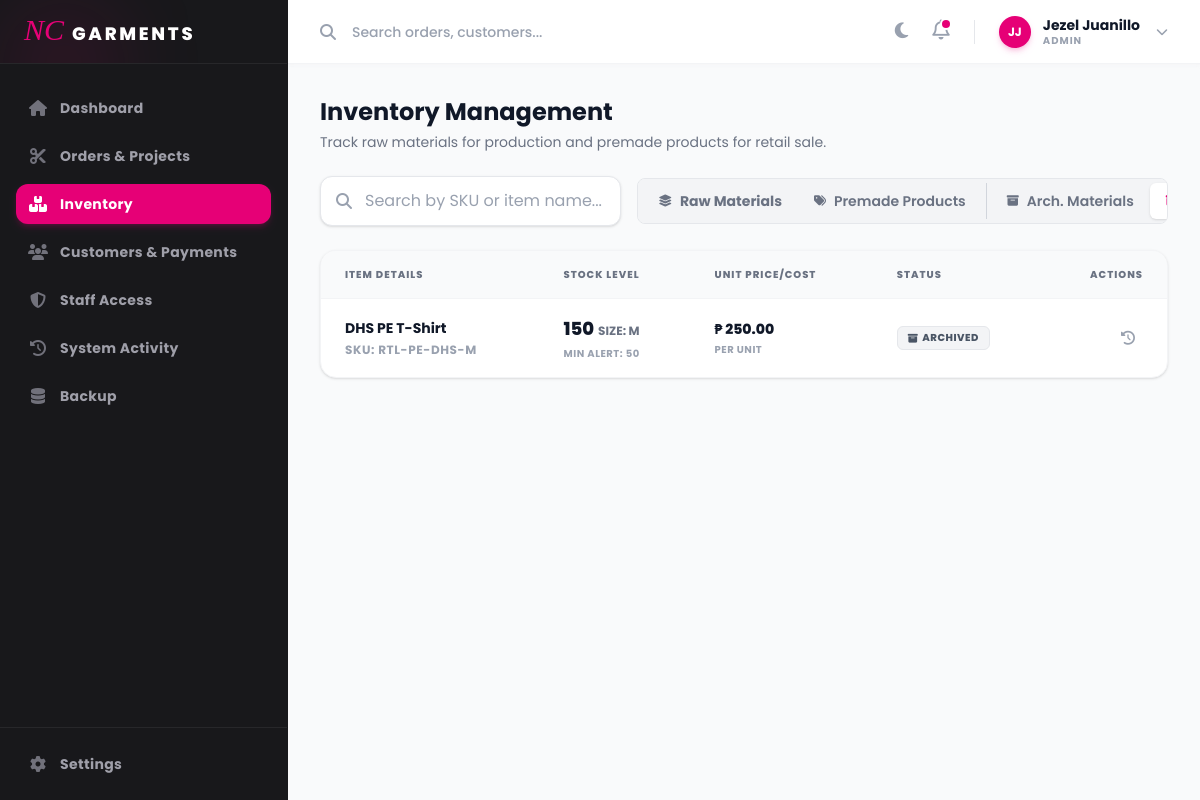
The app's page /inventory.php?view=archived_premade (signed in) with its own data.
### tables this page shows
CREATE TABLE `premade_product` (
  `product_id` int(11) NOT NULL AUTO_INCREMENT,
  `sku` varchar(20) NOT NULL,
  `product_name` varchar(100) NOT NULL,
  `size` varchar(10) NOT NULL,
  `current_stock` int(11) NOT NULL,
  `min_stock_alert` int(11) NOT NULL,
  `selling_price` decimal(10,2) NOT NULL,
  `updated_at` timestamp NULL DEFAULT current_timestamp(),
  `is_archived` tinyint(1) DEFAULT 0,
  PRIMARY KEY (`product_id`)
);

### inventory.php (the view, shortened to what the rows shown need)
<?php
require_once('config/database.php');
$view = $_GET['view'] ?? 'raw_material';
$is_archived_view = ($view === 'archived_raw' || $view === 'archived_premade') ? 1 : 0;
$base_type = ($view === 'raw_material' || $view === 'archived_raw') ? 'raw_material' : 'premade_product';
if ($base_type === 'raw_material') {
    $stmt = $conn->prepare("
        SELECT material_id as id, sku, material_name as name, current_stock as stock,
               unit_of_measure as metric, current_price as price, min_stock_alert as alert
        FROM raw_material WHERE is_archived = ? ORDER BY material_name ASC
    ");
} else {
    $stmt = $conn->prepare("
        SELECT product_id as id, sku, product_name as name, current_stock as stock,
               size as metric, selling_price as price, min_stock_alert as alert
        FROM premade_product WHERE is_archived = ? ORDER BY product_name ASC
    ");
}
$stmt->bind_param("i", $is_archived_view);
$stmt->execute();
$items_result = $stmt->get_result();
include 'includes/header.php';
?>
<main class="flex-1 p-4 md:p-8 overflow-y-auto transition-colors duration-500 font-sans relative">
    <div class="flex flex-col md:flex-row justify-between items-start md:items-center mb-6 gap-4">
        <div>
            <h2 class="text-2xl font-bold text-gray-900 dark:text-white transition-colors duration-500">Inventory Management</h2>
        </div>
    </div>
    <div class="bg-white dark:bg-zinc-900 rounded-2xl shadow-sm border border-gray-100 dark:border-zinc-800 overflow-hidden transition-colors duration-500">
        <div class="overflow-x-auto">
            <table class="w-full whitespace-nowrap">
                <thead class="bg-gray-50 dark:bg-zinc-950/50 border-b border-gray-100 dark:border-zinc-800 transition-colors duration-500">
                    <tr>
                        <th class="px-6 py-4 text-left text-[10px] font-extrabold text-gray-500 dark:text-zinc-500 uppercase tracking-widest">Item Details</th>
                        <th class="px-6 py-4 text-left text-[10px] font-extrabold text-gray-500 dark:text-zinc-500 uppercase tracking-widest">Stock Level</th>
                        <th class="px-6 py-4 text-left text-[10px] font-extrabold text-gray-500 dark:text-zinc-500 uppercase tracking-widest">Unit Price/Cost</th>
                        <th class="px-6 py-4 text-left text-[10px] font-extrabold text-gray-500 dark:text-zinc-500 uppercase tracking-widest">Status</th>
                        <th class="px-6 py-4 text-right text-[10px] font-extrabold text-gray-500 dark:text-zinc-500 uppercase tracking-widest">Actions</th>
                    </tr>
                </thead>
                <tbody class="divide-y divide-gray-50 dark:divide-zinc-800/50 text-sm transition-colors duration-500">
                    <?php
                    while ($item = $items_result->fetch_assoc()) {
                        $is_low_stock = $item['stock'] <= $item['alert'];
                        $metric_label = $base_type === 'raw_material' ? htmlspecialchars($item['metric']) : 'Size: ' . htmlspecialchars($item['metric']);
                        echo '
                        <tr class="hover:bg-gray-50/80 dark:hover:bg-zinc-800/30 transition-colors group ' . ($is_low_stock && !$is_archived_view ? 'bg-rose-50/30 dark:bg-rose-900/5' : '') . '">
                            <td class="px-6 py-4">
                                <div class="font-bold text-gray-900 dark:text-white group-hover:text-pink-600 transition-colors">'.htmlspecialchars($item['name']).'</div>
                                <div class="text-xs font-bold tracking-wider text-gray-400 mt-1">SKU: '.htmlspecialchars($item['sku']).'</div>
                            </td>
                            <td class="px-6 py-4">
                                <div class="flex items-baseline gap-1">
                                    <span class="text-lg font-extrabold '.($is_low_stock && !$is_archived_view ? 'text-rose-600 dark:text-rose-500' : 'text-gray-900 dark:text-white').'">'.$item['stock'].'</span>
                                    <span class="text-xs font-bold '.($is_low_stock && !$is_archived_view ? 'text-rose-600/70' : 'text-gray-500').' uppercase">'.$metric_label.'</span>
                                </div>
                                <div class="text-[10px] font-bold '.($is_low_stock && !$is_archived_view ? 'text-rose-500' : 'text-gray-400').' mt-1 uppercase tracking-wider">Min Alert: '.$item['alert'].'</div>
                            </td>
                            <td class="px-6 py-4">
                                <div class="font-extrabold text-gray-900 dark:text-white">₱ '.number_format($item['price'], 2).'</div>
                                <div class="text-[10px] font-bold text-gray-400 mt-1 uppercase tracking-wider">Per Unit</div>
                            </td>
                            <td class="px-6 py-4">';
                                if ($is_archived_view) {
                                    echo '<span class="bg-gray-100 text-gray-600 dark:bg-zinc-800 dark:text-zinc-400 text-[10px] font-extrabold px-2.5 py-1 rounded-md uppercase tracking-wider border border-gray-200 dark:border-zinc-700 flex items-center w-max gap-1">
                                            <i class="fa-solid fa-box-archive"></i> Archived
                                          </span>';
                                }
                        echo '</td>
                            <td class="px-6 py-4 text-right text-sm font-medium">';
                                if ($is_archived_view) {
                                    echo '<button onclick="restoreItem('.$item['id'].', \''.$base_type.'\')" class="text-gray-400 hover:text-emerald-600 focus:outline-none p-2" title="Restore Item">
                                            <i class="fa-solid fa-clock-rotate-left"></i>
                                          </button>';
                                }
                        echo '</td>
                        </tr>';
                    }
                    ?>
                </tbody>
            </table>
        </div>
    </div>
</main>
<?php include 'includes/footer.php'; ?>

### includes/header.php (shortened to what the rows shown need)
<?php
require_once('config/database.php');
$stmt = $conn->prepare("
    SELECT full_name, username, role
    FROM admin
    WHERE admin_id = ?
");
$stmt->bind_param("s", $_SESSION['admin_id']);
$stmt->execute();
$result = $stmt->get_result();
$admin = $result->fetch_assoc();
function generate_initials($name) {
    $name = trim($name);
    $words = explode(" ", $name);
    $word_count = count($words);
    if ($word_count >= 2) {
        $first_letter = substr($words[0], 0, 1);
        $last_letter = substr(end($words), 0, 1);
        $initials = $first_letter . $last_letter;
    } else {
        $initials = substr($name, 0, 2);
    }
    return strtoupper($initials);
}
$admin_initials = generate_initials(htmlspecialchars($admin['full_name']));
?>
<!DOCTYPE html>
<html lang="en" id="html-root" class="transition-colors duration-500">
<head>
    <script src="https://cdn.jsdelivr.net/npm/@tailwindcss/browser@4"></script>
    <link rel="stylesheet" href="https://cdnjs.cloudflare.com/ajax/libs/font-awesome/6.5.2/css/all.min.css">
</head>
<body class="flex h-screen bg-gray-50 dark:bg-zinc-950 font-sans overflow-hidden transition-colors duration-500 antialiased">
    <div class="flex-1 flex flex-col overflow-hidden bg-gray-50 dark:bg-zinc-950 transition-colors duration-500">
        <header class="h-16 bg-white dark:bg-zinc-900 border-b border-gray-100 dark:border-zinc-800 flex items-center justify-between px-4 md:px-8 shrink-0 transition-colors duration-500 z-10 shadow-sm shadow-gray-100/50 dark:shadow-none">
            <div class="flex items-center gap-4 md:gap-6">
                <div class="relative">
                    <button onclick="toggleUserMenu()" id="user-menu-btn" class="flex items-center gap-3 hover:opacity-80 transition-opacity cursor-pointer focus:outline-none">
                        <div class="h-8 w-8 rounded-full bg-pink-600 flex items-center justify-center text-white font-bold text-xs shadow-md shadow-pink-600/20"><?php echo $admin_initials; ?></div>
                        <div class="hidden md:flex flex-col items-start leading-tight">
                            <span class="text-sm font-bold text-gray-900 dark:text-white"><?php echo htmlspecialchars($admin['full_name']); ?></span>
                            <span class="text-[10px] font-bold text-gray-400 uppercase tracking-widest"><?php echo htmlspecialchars($admin['role']); ?></span>
                        </div>
                        <i class="fa-solid fa-chevron-down text-gray-400 text-xs hidden md:block ml-1 transition-transform duration-300" id="user-menu-arrow"></i>
                    </button>
                </div>
            </div>
        </header>

### records on screen
premade_product: product_name "DHS PE T-Shirt", sku "RTL-PE-DHS-M", current_stock "150", size "SIZE: M", min_stock_alert "50", selling_price "250.00"

### other values on screen
$admin_initials "JJ"
$admin['full_name'] "Jezel Juanillo"
$admin['role'] "ADMIN"
